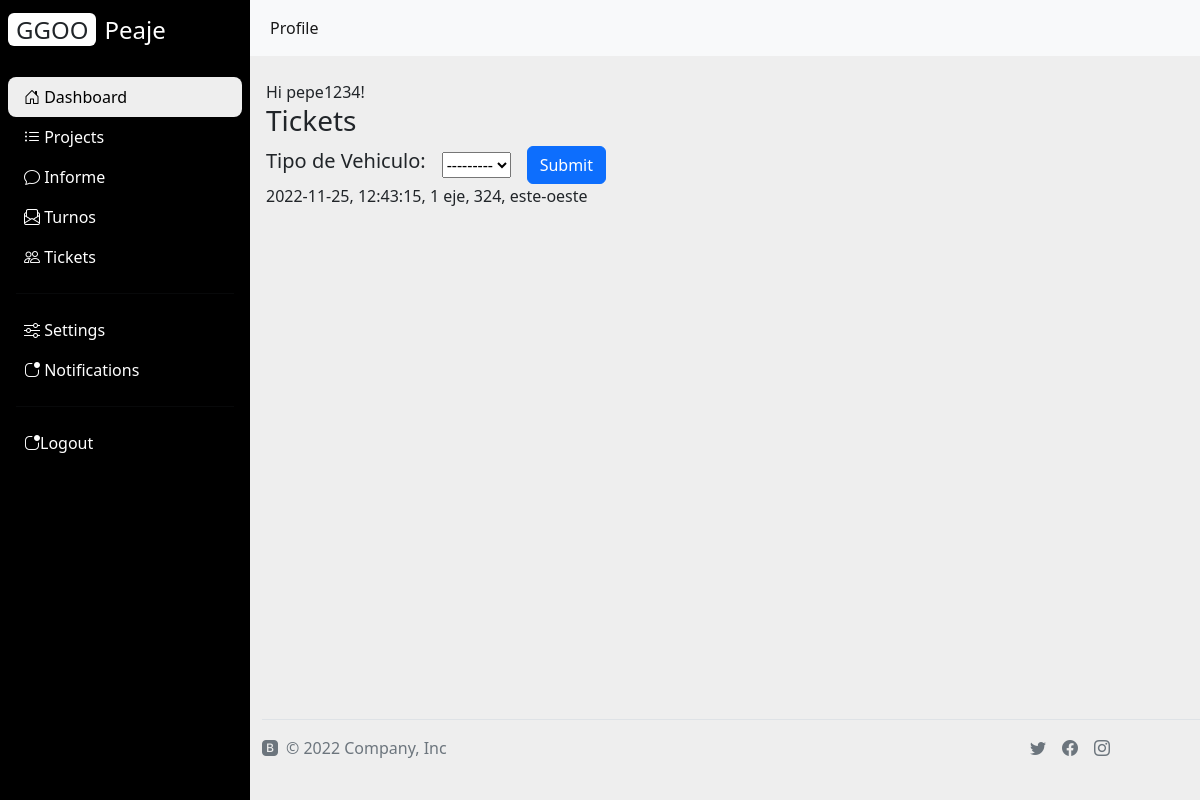
The app's page /tickets/ (signed in), older data.
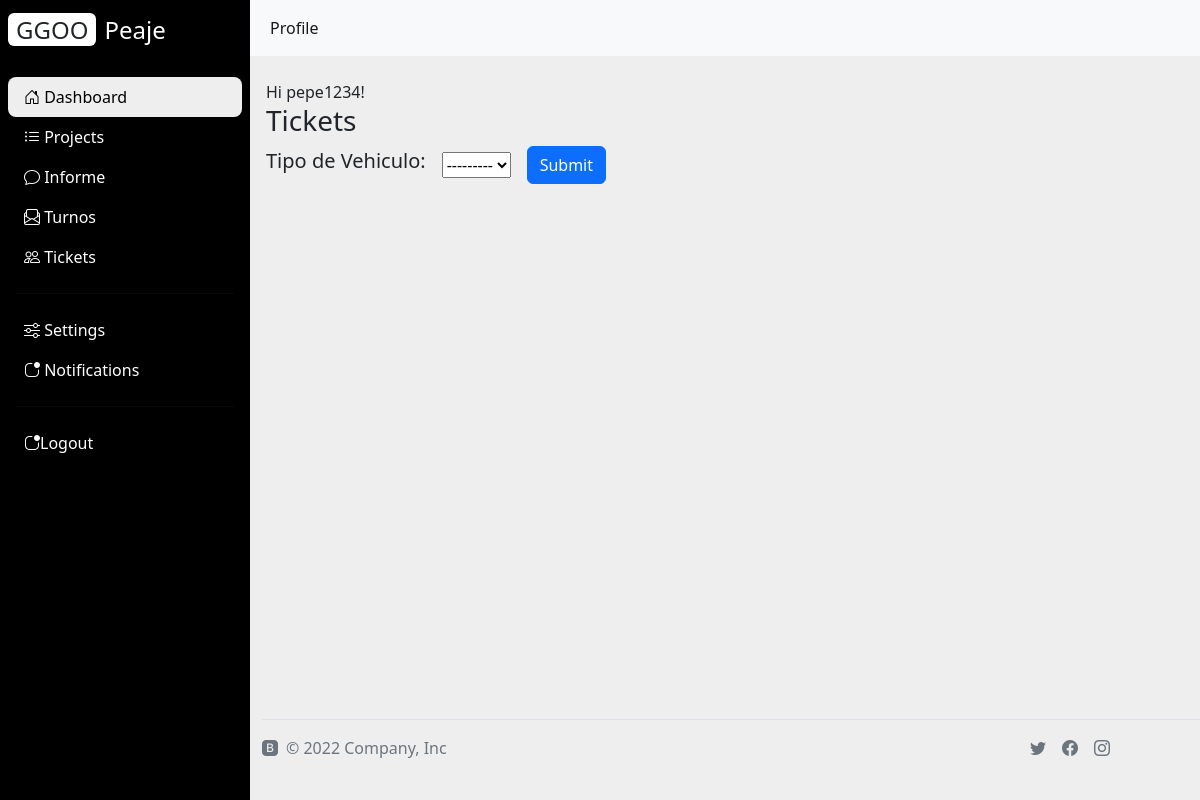
The same page, newer data.
### AppPeaje/models.py (models this page shows)
class ticket(models.Model):
    importe=models.IntegerField()
    fecha= models.DateField()
    hora=models.TimeField()
    tipoVehiculo=models.ForeignKey(tipoVehiculo,on_delete=models.CASCADE)
    turno= models.ForeignKey(turnos,on_delete=models.CASCADE)
    def __str__(self) :
        return (f'{self.fecha}, {self.hora}, {self.tipoVehiculo}, {self.importe}, {self.turno}')

class tipoVehiculo(models.Model):
    tipo=models.CharField(max_length=30,choices=tipo,default='' )
    precio=models.IntegerField()
    descripcion=models.CharField(max_length=100)
    def __str__(self) :
        return self.tipo

class turnos(models.Model):
    fecha_creacion = models.DateTimeField(null=True,blank=True)
    fecha_fin=models.DateTimeField(null=True,blank=True)
    dineroInicial= models.IntegerField()
    sentidoCirculacion=models.CharField(max_length=10,choices=sentido,default='este-oeste' )
    HoraPlanificada=models.CharField(max_length=14,choices=horario,default='00:00 - 08:00' )
    turno_activo = models.BooleanField(default=True)
    casilla= models.ForeignKey(casillas,on_delete=models.CASCADE)
    operador= models.ForeignKey(operadores,on_delete=models.CASCADE, null=True,blank=True)
    def __str__(self):
        return self.sentidoCirculacion

### AppPeaje/views.py (the view)
# urls.py: path('tickets/', views.tickets, name='tickets'),
def tickets(request):
    if request.method == 'POST':
        form = NuevoTicket(request.POST)
        if form.is_valid():
            vehiculo = form.cleaned_data['tipoVehiculo']
            importe = tipoVehiculo.objects.get(tipo = vehiculo).precio
            horario = str(datetime.now())
            fecha = horario.split(' ')[0]
            hora = horario.split(' ')[1].split('.')[0]
            turno_id = list(turnos.objects.all().filter( turno_activo = True).values())[-1]['id']
            turno = turnos.objects.get(id = turno_id)
            vehiculo_id = list(tipoVehiculo.objects.all().filter( tipo = vehiculo).values())[-1]['id']
            tipo = tipoVehiculo.objects.get(id = vehiculo_id)
            tick = ticket(importe=importe, fecha = fecha, hora = hora, tipoVehiculo = tipo, turno = turno)
            print(tick)
            tick.save()
            return HttpResponseRedirect('/tickets/')
    else:
        form = NuevoTicket()
        db = ticket.objects.all()
        print(db)
    return render(request, 'AppPeaje/tickets.html', {'form': form, 'db':db})

### AppPeaje/forms.py
class NuevoTicket(forms.ModelForm):
    class Meta:
        model = ticket
        exclude = ('importe', 'fecha', 'hora', 'turno')

### AppPeaje/templates/AppPeaje/tickets.html (shortened to what this page needs)
<!DOCTYPE html>
{% extends "AppPeaje/base.html" %}
{% block div_content %}
    <h2 class="fs-3"> Tickets</h2>
    <form action="/tickets/" method="post" class="row row-cols-lg-auto g-3 align-items-center">
        <div class="col-12">
            <h5 class="fs-5"> Tipo de Vehiculo: </h5>
        </div>
        <div class="col-12">
            {{ form.tipoVehiculo }}
        </div>
        <div class="col-12">
            <button type="submit" value="Submit" class="btn btn-primary">Submit</button>
        </div>
    </form>
    {% for item in db %}
        <div class="input-group mb-3">
            {{ item }}
        </div>
    {% endfor %}
{% endblock %}

### AppPeaje/templates/AppPeaje/base.html (shortened to what this page needs)
<!DOCTYPE html>
<html lang="en">
<head>
    <link href="https://cdn.jsdelivr.net/npm/bootstrap@5.2.2/dist/css/bootstrap.min.css" rel="stylesheet">
    {% load static %}
    <link rel="stylesheet" href="{% static 'AppPeaje/css/style.css' %}">
    <link rel="stylesheet" href="https://cdn.jsdelivr.net/npm/bootstrap-icons@1.10.2/font/bootstrap-icons.css">
</head>
<body>
    <div class="main-container d-flex">
        <div class="sidebar" id="side_nav">
            <div class="header-box px-2 pt-3 pb-4 d-flex justify-content-between">
                <h1 class="fs-4"><span class="bg-white text-dark rounded shadow px-2 me-2">GGOO</span><span class="text-white">Peaje</span></h1>
            </div>
            <ul class="list-unstyled px-2">
                <li class="active"><a href="" class="text-decoration-none px-3 py-2 d-block"> <i class="bi bi-house-door"></i> Dashboard</a></li>
                <li class=""><a href="" class="text-decoration-none px-3 py-2 d-block"> <i class="bi bi-list-ul"></i> Projects</a></li>
                <li class="">
                    <a href="../informe" class="text-decoration-none px-3 py-2 d-block d-flex justify-content-between">
                        <span><i class="bi bi-chat"></i> Informe</span>
                    </a>
                </li>
                <li class=""><a href="../turnos" class="text-decoration-none px-3 py-2 d-block"> <i class="bi bi-envelope-paper"></i> Turnos</a></li>
                <li class=""><a href="../tickets" class="text-decoration-none px-3 py-2 d-block"> <i class="bi bi-people"></i> Tickets</a></li>
            </ul>
            <hr class="h-color mx-3 ">
            <ul class="list-unstyled px-2">
                <li class=""><a href="#" class="text-decoration-none px-3 py-2 d-block"> <i class="bi bi-sliders"></i> Settings</a></li>
                <li class=""><a href="#" class="text-decoration-none px-3 py-2 d-block"> <i class="bi bi-app-indicator"></i> Notifications</a></li>
            </ul>
            {% if user.is_authenticated %}
            <hr class="h-color mx-3 ">
            <ul class="list-unstyled px-2">
                <li class=""><a href="{% url 'logout' %}" class="text-decoration-none px-3 py-2 d-block"> <i class="bi bi-app-indicator"></i>Logout</a></li>
            </ul>
            {% else %}
            <hr class="h-color mx-3 ">
            <ul class="list-unstyled px-2">
                <li class=""><a href="{% url 'login' %}" class="text-decoration-none px-3 py-2 d-block"> <i class="bi bi-app-indicator"></i>Login</a></li>
            </ul>
            {% endif %}
        </div>
        <div class="content">
            {% block navbar %}
            <nav class="navbar navbar-expand-md navbar-light bg-light">
                <div class="container-fluid">
                    <div class="collapse navbar-collapse" id="navbarSupportedContent">
                        <ul class="navbar-nav mb-2 mb-lg-0">
                            <li class="nav-item">
                                <a class="nav-link active" aria-current="page" href="#">Profile</a>
                            </li>
                        </ul>
                    </div>
                </div>
            </nav>
            {% endblock navbar %}
            <div class="dashboard-content px-3 pt-4">
                {% if user.is_authenticated %}
                    Hi {{ user.username }}!
                    {% block div_content %}
                    {% endblock %}
                {% else %}
                    <p>You are not logged in</p>
                    {% endif %}
            </div>
            <div class="container">
                <footer class="d-flex flex-wrap justify-content-between align-items-center py-3 my-4 border-top">
                    <div class="col-md-4 d-flex align-items-center">
                        <a href="/" class="mb-3 me-2 mb-md-0 text-muted text-decoration-none lh-1">
                            <i class="bi bi-bootstrap-fill"></i>
                        </a>
                        <span class="mb-3 mb-md-0 text-muted">© 2022 Company, Inc</span>
                    </div>
                    <ul class="nav col-md-4 justify-content-md-center list-unstyled d-flex">
                        <li class="ms-3"><a class="text-muted" href="#"><i class="bi bi-twitter"></i></a></li>
                        <li class="ms-3"><a class="text-muted" href="#"><i class="bi bi-facebook"></i></a></li>
                        <li class="ms-3"><a class="text-muted" href="#"><i class="bi bi-instagram"></i></a></li>
                    </ul>
                </footer>
            </div>
        </div>
    </div>
</body>
</html>

### AppPeaje/static/AppPeaje/css/style.css (style rules this page uses)
body { background: #eee; }
#side_nav { background: #000; min-width: 250px; max-width: 250px; transition: all 0.3s; }
.content { min-height: 100vh; width: 100%; }
hr.h-color { background: #eee; }
.sidebar li.active { background: #eee; border-radius: 8px; }
.sidebar li.active a, .sidebar li.active a:hover { color: #000; }
.sidebar li a { color: #fff; }
button { transition-duration: 0.4s; background-color: white; color: black; border: 2px solid #000000; }
footer { position: fixed; bottom: 0; width: 80%; }

Row changes from the older to the newer data that the page shows:
removed ticket: fecha+hora+tipoVehiculo "2022-11-25, 12:43:15, 1 eje, 324, este-oeste"
